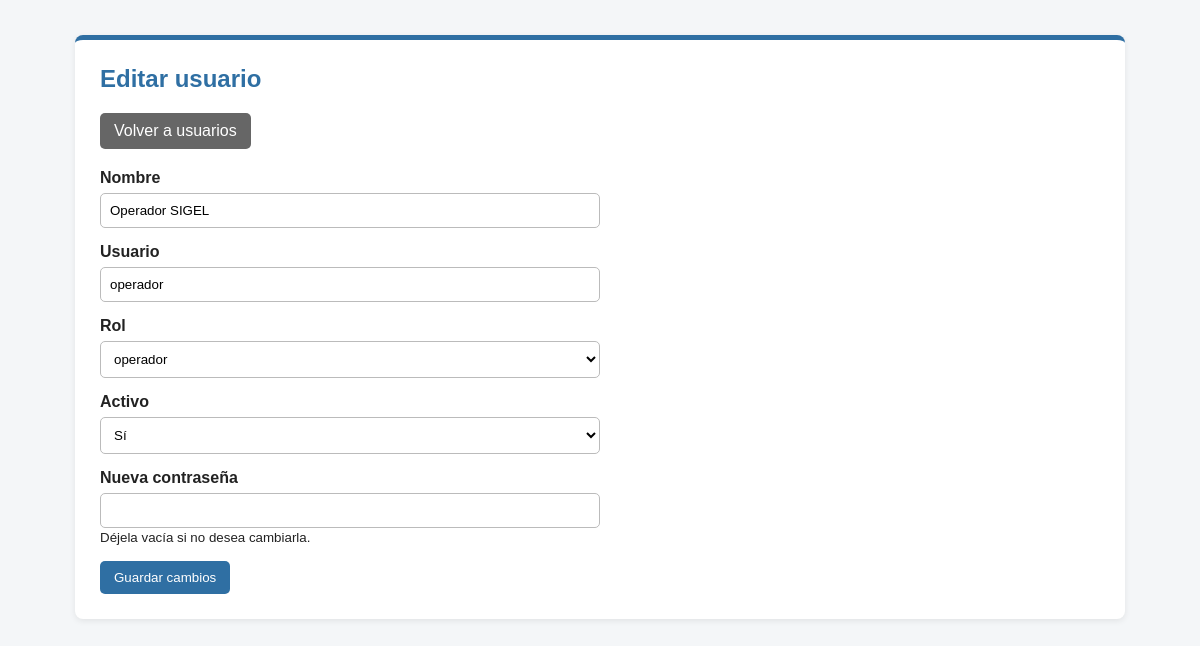
The page /pages/usuarios/editar.php?id=2 (signed in) on the database its author committed.
### tables this page shows
CREATE TABLE usuarios (
    id INT AUTO_INCREMENT PRIMARY KEY,
    rol_id INT NOT NULL,
    nombre VARCHAR(100) NOT NULL,
    username VARCHAR(50) NOT NULL UNIQUE,
    password_hash VARCHAR(255) NULL,
    activo TINYINT(1) NOT NULL DEFAULT 1,
    intentos_fallidos INT NOT NULL DEFAULT 0,
    bloqueado_hasta DATETIME NULL,
    eliminado_en DATETIME NULL,

    FOREIGN KEY (rol_id) REFERENCES roles(id)
);

CREATE TABLE roles (
    id INT AUTO_INCREMENT PRIMARY KEY,
    nombre VARCHAR(30) NOT NULL UNIQUE
);

### public/pages/usuarios/editar.php (the view, shortened to what this page needs)
<?php
require_once __DIR__ . '/../../../config/database.php';
$id = (int) ($_GET['id'] ?? 0);
$sql = "SELECT id, rol_id, nombre, username, activo
        FROM usuarios
        WHERE id = ?
        AND eliminado_en IS NULL
        LIMIT 1";
$stmt = $conn->prepare($sql);
$stmt->execute([$id]);
$usuario = $stmt->fetch(PDO::FETCH_ASSOC);
$sql = "SELECT id, nombre
        FROM roles
        ORDER BY nombre";
$stmt = $conn->prepare($sql);
$stmt->execute();
$roles = $stmt->fetchAll(PDO::FETCH_ASSOC);
?>
<!DOCTYPE html>
<html lang="es">
<head>
    <link
        rel="stylesheet"
        href="/css/style.css"
    >
</head>
<body>
    <div class="contenedor">
        <div class="pagina-caja">
            <h2>Editar usuario</h2>
            <div class="acciones-superiores">
                <a
                    class="boton boton-secundario"
                    href="/pages/usuarios/index.php"
                >
                    Volver a usuarios
                </a>
            </div>
            <form
                class="formulario"
                action="/actions/usuarios/editar.php"
                method="POST"
            >
                <div class="formulario-grupo">
                    <label for="nombre">
                        Nombre
                    </label>
                    <input
                        type="text"
                        name="nombre"
                        id="nombre"
                        maxlength="100"
                        value="<?php echo htmlspecialchars(
                            $usuario['nombre'],
                            ENT_QUOTES | ENT_SUBSTITUTE,
                            'UTF-8'
                        ); ?>"
                        required
                    >
                </div>
                <div class="formulario-grupo">
                    <label for="username">
                        Usuario
                    </label>
                    <input
                        type="text"
                        name="username"
                        id="username"
                        maxlength="50"
                        value="<?php echo htmlspecialchars(
                            $usuario['username'],
                            ENT_QUOTES | ENT_SUBSTITUTE,
                            'UTF-8'
                        ); ?>"
                        required
                    >
                </div>
                <div class="formulario-grupo">
                    <label for="rol_id">
                        Rol
                    </label>
                    <select
                        name="rol_id"
                        id="rol_id"
                        required
                    >
                        <?php foreach ($roles as $rol): ?>
                            <option
                                value="<?php echo (int) $rol['id']; ?>"
                                <?php echo $rol['id'] == $usuario['rol_id'] ? 'selected' : ''; ?>
                            >
                                <?php echo htmlspecialchars(
                                    $rol['nombre'],
                                    ENT_QUOTES | ENT_SUBSTITUTE,
                                    'UTF-8'
                                ); ?>
                            </option>
                        <?php endforeach; ?>
                    </select>
                </div>
                <div class="formulario-grupo">
                    <label for="activo">
                        Activo
                    </label>
                    <select
                        name="activo"
                        id="activo"
                    >
                        <option
                            value="1"
                            <?php echo $usuario['activo'] == 1 ? 'selected' : ''; ?>
                        >
                            Sí
                        </option>
                    </select>
                </div>
                <div class="formulario-grupo">
                    <label for="password">
                        Nueva contraseña
                    </label>
                    <input
                        type="password"
                        name="password"
                        id="password"
                    >
                    <small>
                        Déjela vacía si no desea cambiarla.
                    </small>
                </div>
                <button
                    class="boton"
                    type="submit"
                >
                    Guardar cambios
                </button>
            </form>
        </div>
    </div>
</body>
</html>

### public/css/style.css (style rules this page uses)
body { font-family: Arial, sans-serif; background-color: #f4f6f8; margin: 0; padding: 0; color: #222; }
.contenedor { width: 90%; max-width: 1050px; margin: 35px auto; }
.pagina-caja { background-color: #ffffff; padding: 25px; border-radius: 8px; border-top: 5px solid #2f6fa3; box-shadow: 0 2px 6px rgba(0, 0, 0, 0.08); }
.pagina-caja h2 { margin-top: 0; color: #2f6fa3; }
.acciones-superiores { margin-bottom: 20px; }
.boton { display: inline-block; padding: 9px 14px; background-color: #2f6fa3; color: white; text-decoration: none; border: none; border-radius: 5px; cursor: pointer; }
.boton-secundario { background-color: #666; }
.formulario { max-width: 500px; }
.formulario-grupo { margin-bottom: 15px; }
.formulario-grupo label { display: block; margin-bottom: 6px; font-weight: bold; }
.formulario-grupo input, .formulario-grupo select { width: 100%; box-sizing: border-box; padding: 9px; border: 1px solid #bbb; border-radius: 5px; background-color: white; }

### rows shown on the page
usuarios: nombre "Operador SIGEL", username "operador", rol_id "operador", activo "Sí"
